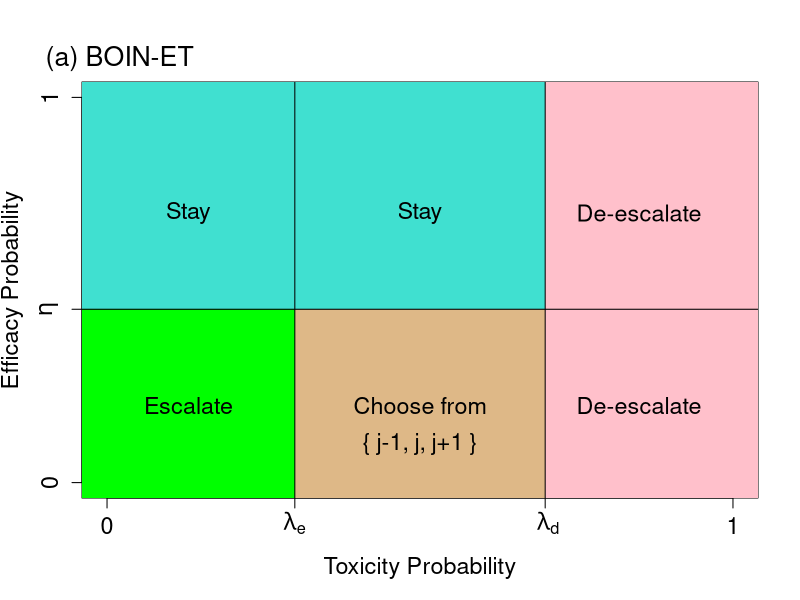
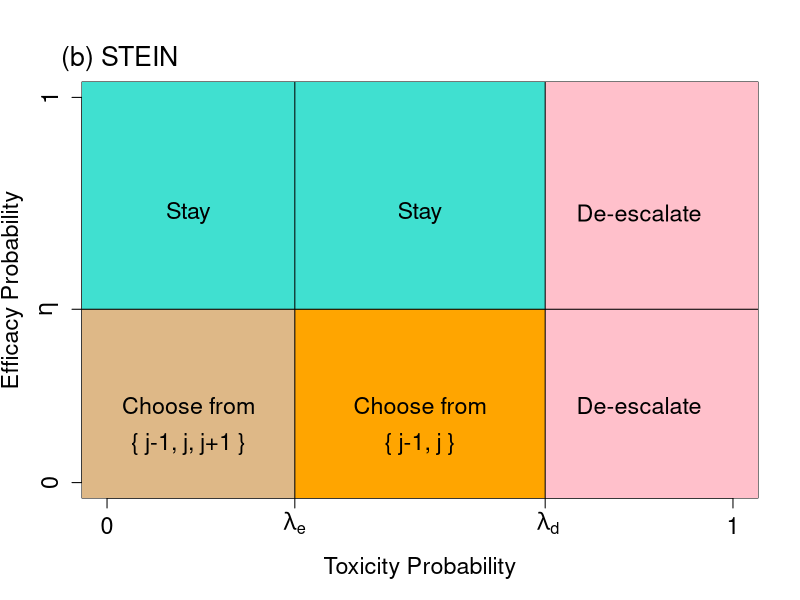

Here is the R script that generated these plots, in order:
############# BOINET

setEPS()
postscript(paste0("results/Figure2_1.eps"))

par(xpd=FALSE)

plot(c(0, 1), c(0, 1),type= "n", xlab = "Toxicity Probability", ylab = "Efficacy Probability",xaxt = "n",yaxt="n",cex.lab=1.4,cex.main=1.4)

axis(1, at=c(0,0.3,0.7,1), labels=c(0,expression(lambda[e]),expression(paste(" ",lambda[d] )),1),cex.axis = 1.4)
axis(2, at=c(0,0.45,1), labels=c(0,expression(eta),1),cex.axis = 1.4)
rect(-1, -1,0.3, 0.45, col = "green", border = "transparent") 
rect(-1, 0.45,0.7, 2, col = "turquoise", border = "transparent") 
rect(0.7, -1,2, 2, col = "pink", border = "transparent") 
rect(0.3, -1,0.7, 0.45, col = "burlywood", border = "transparent") 


abline(h = 0.45)
abline(v  = 0.3)
abline(v=0.7)
text(0.13,0.2,"Escalate",cex=1.4)
text(0.13,0.7,"Stay",cex=1.4)
text(0.5,0.7,"Stay",cex=1.4)
text(0.5,0.2,"Choose from",cex=1.4)
text(0.5,0.1,"{ j-1, j, j+1 }",cex=1.4)
text(0.85,0.2,"De-escalate",cex=1.4)
text(0.85,0.7,"De-escalate",cex=1.4)
par(xpd=TRUE)
text(0.02,1.1,"(a) BOIN-ET",cex=1.6)

dev.off()

############# STEIN


setEPS()
postscript(paste0("results/Figure2_2.eps"))

par(xpd=FALSE)
plot(c(0, 1), c(0, 1),type= "n", xlab = "Toxicity Probability", ylab = "Efficacy Probability",xaxt = "n",yaxt="n",cex.lab=1.4,cex.main=1.4)

axis(1, at=c(0,0.3,0.7,1), labels=c(0,expression(lambda[e]),expression(paste(" ",lambda[d] )),1),cex.axis=1.4)
axis(2, at=c(0,0.45,1), labels=c(0,expression(eta),1),cex.axis=1.4)

rect(-1, -1,0.3, 0.45, col = "burlywood", border = "transparent") 
rect(-1, 0.45,0.7, 2, col = "turquoise", border = "transparent") 
rect(0.7, -1,2, 2, col = "pink", border = "transparent") 
rect(0.3, -1,0.7, 0.45, col = "orange", border = "transparent") 


abline(h = 0.45)
abline(v  = 0.3)
abline(v=0.7)
text(0.13,0.2,"Choose from",cex=1.4)
text(0.13,0.1,"{ j-1, j, j+1 }",cex=1.4)
text(0.13,0.7,"Stay",cex=1.4)
text(0.5,0.7,"Stay",cex=1.4)
text(0.5,0.2,"Choose from",cex=1.4)
text(0.5,0.1,"{ j-1, j }",cex=1.4)
text(0.85,0.2,"De-escalate",cex=1.4)
text(0.85,0.7,"De-escalate",cex=1.4)

par(xpd=TRUE)
text(0.02,1.1,"(b) STEIN",cex=1.6)

dev.off()
